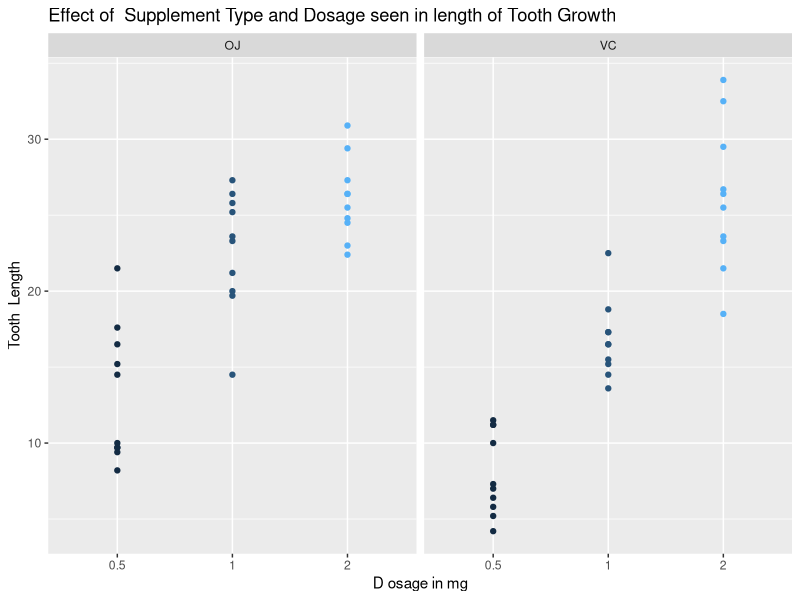

This chart was generated by the following R code: (Note: this script raises an error after producing the figure.)
## ---- chunk 1
#Setting the echos of all the chunks equal to true.
knitr::opts_chunk$set(echo=TRUE)
#Loading required packages.
library(ggplot2)
## ---- chunk 2
data("ToothGrowth")
data<-ToothGrowth
## ---- chunk 3
str(data)
head(data,3) 
## ---- chunk 4
ggplot(ToothGrowth,aes(x=factor(dose),y=len,fill=factor(dose)))+ geom_point(aes(col=dose))+facet_grid(.~supp)+scale_x_discrete("D osage in mg")+scale_y_continuous("Tooth  Length")+scale_fill_discrete(name="Dose in  mg")+theme(legend.position = "none")+ggtitle("Effect of  Supplement Type and Dosage seen in length of Tooth Growth")
## ---- chunk 5
t.test(len~supp,paired=FALSE,var.equal=FALSE,data=ToothGrowth)
## ---- chunk 6
t.test(len~dose,paired=FALSE,var.equal=FALSE,data=subset(ToothGrowth, dose %in% c(0.5, 1.0)))
## ---- chunk 7
t.test(len~dose,paired=FALSE,var.equal=FALSE,data=subset(ToothGrowth, dose %in% c(0.5, 2.0)))
## ---- chunk 8
t.test(len~dose,paired=FALSE,var.equal=FALSE,data=subset(ToothGrowth, dose %in% c(1.0, 2.0)))
## ---- chunk 9
t.test(len~supp,paired=F,var.equal=F,data=subset(ToothGrowth, dose %in% c(0.5)))
## ---- chunk 10
t.test(len~supp,paired=F,var.equal=F,data=subset(ToothGrowth, dose %in% c(1.0)))
## ---- chunk 11
t.test(len~supp,paired=F,var.equal=F,data=subset(ToothGrowth, dose %in% c(2.0)))
